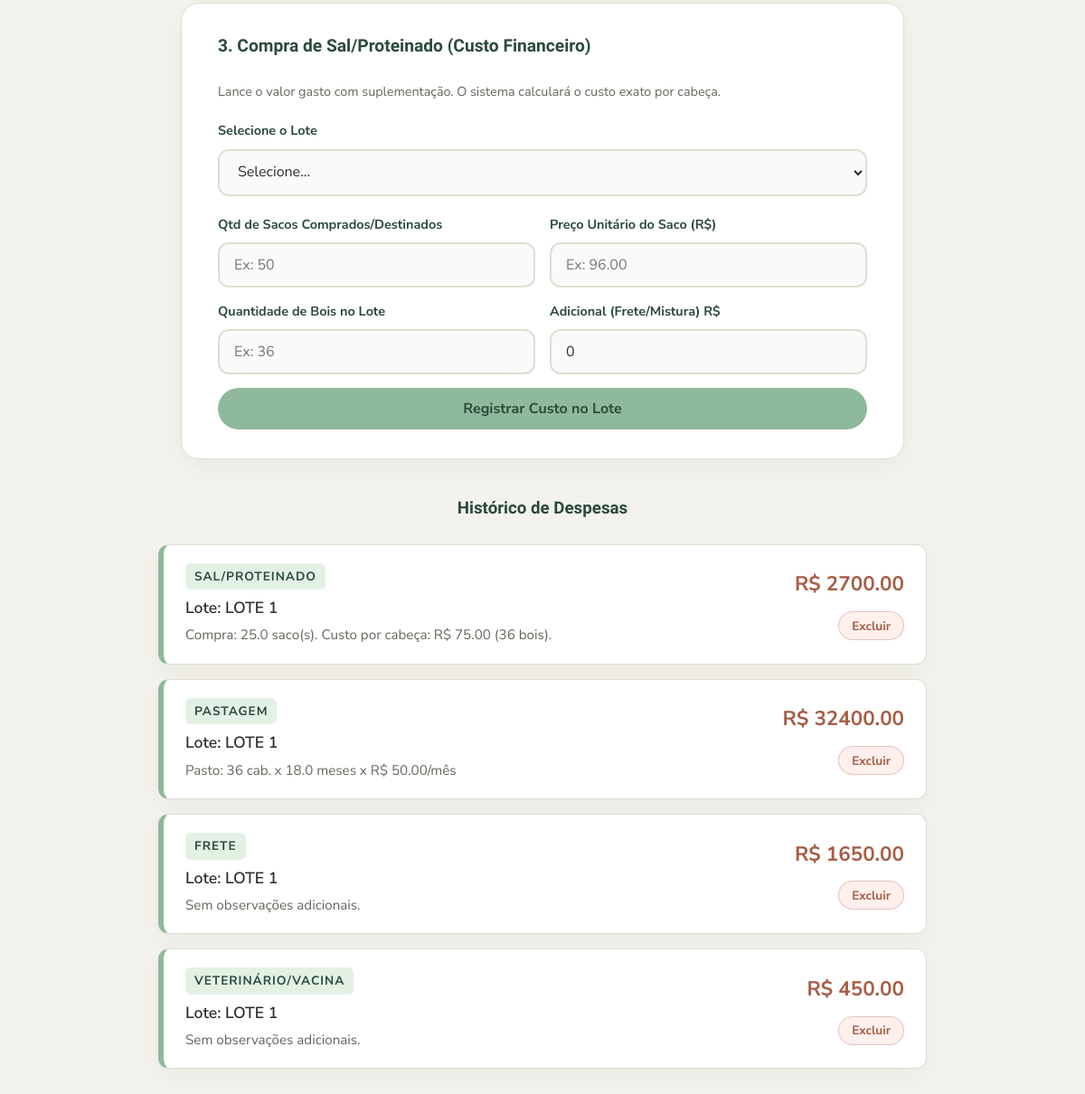
Page /despesas (signed in, lower part) on the earlier database version.
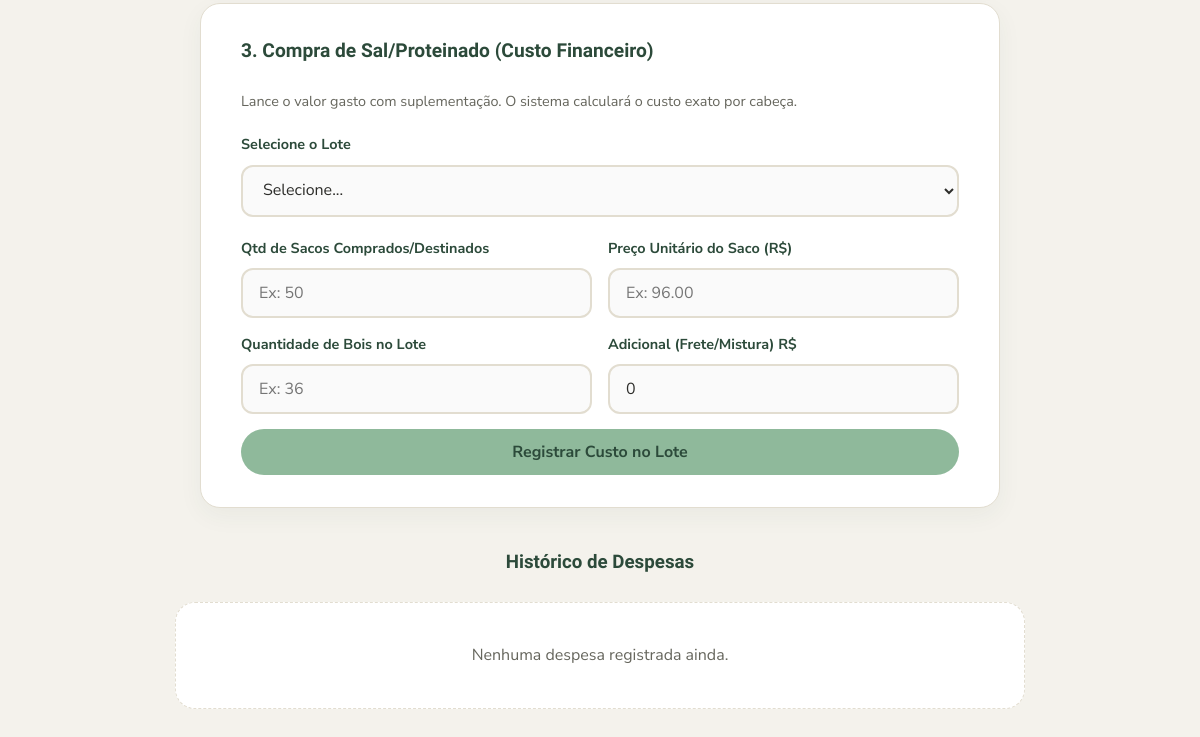
Same page on the later database version.
### tables this page shows
CREATE TABLE despesas (
                    id INTEGER PRIMARY KEY AUTOINCREMENT,
                    lote_id INTEGER,
                    categoria TEXT,
                    valor REAL,
                    observacao TEXT,
                    FOREIGN KEY(lote_id) REFERENCES lotes(id) ON DELETE CASCADE
                );

CREATE TABLE lotes (
                    id INTEGER PRIMARY KEY AUTOINCREMENT,
                    identificacao TEXT NOT NULL,
                    fase_atual TEXT NOT NULL,
                    categoria_animal TEXT,
                    data_inicio TEXT,
                    qtd_cabecas INTEGER,
                    custo_bezerro_unitario REAL,
                    custo_total_compra REAL,
                    valor_venda_total REAL,
                    total_arrobas_vendidas REAL,
                    status TEXT DEFAULT 'Em Andamento'
                );

### app.py (the view, shortened to what this page needs)
@app.route('/despesas', methods=['GET', 'POST'])
def despesas():
    conexao = conectar()
    try:
        lista_despesas = conexao.execute('''
            SELECT despesas.*, lotes.identificacao
            FROM despesas
            JOIN lotes ON despesas.lote_id = lotes.id
            ORDER BY despesas.id DESC
        ''').fetchall()
        lista_lotes = conexao.execute('SELECT * FROM lotes WHERE status = "Em Andamento"').fetchall()
    finally:
        conexao.close()
    return render_template('despesas.html', despesas=lista_despesas, lotes=lista_lotes)

### app.py (called while the page is built)
@app.before_request
def verificar_login():
    rotas_livres = ['login', 'static']
    if request.endpoint not in rotas_livres and 'usuario_id' not in session:
        return redirect(url_for('login'))

### config_banco.py (called while the page is built)
def conectar():
    conexao = sqlite3.connect('dados.db')
    conexao.row_factory = sqlite3.Row
    conexao.execute('PRAGMA foreign_keys = ON;')
    return conexao

### templates/despesas.html (shortened to what this page needs)
{% extends "base.html" %}
{% block conteudo %}
<div class="form-caixa" style="max-width: 800px; margin-left: auto; margin-right: auto; margin-bottom: 40px;">
    <h3>3. Compra de Sal/Proteinado (Custo Financeiro)</h3>
    <p style="font-size: 0.9rem; color: var(--texto-suave); margin-bottom: 20px;">
        Lance o valor gasto com suplementação. O sistema calculará o custo exato por cabeça.
    </p>
    <form action="{{ url_for('despesas') }}" method="POST">
        <div class="campo">
            <label>Selecione o Lote</label>
            <select name="lote_id" required>
                <option value="">Selecione...</option>
            </select>
        </div>
        <div class="form-linha">
            <div class="campo">
                <label>Qtd de Sacos Comprados/Destinados</label>
                <input type="number" step="0.1" name="qtd_sacos" placeholder="Ex: 50" required>
            </div>
            <div class="campo">
                <label>Preço Unitário do Saco (R$)</label>
                <input type="number" step="0.01" name="preco_saco" placeholder="Ex: 96.00" required>
            </div>
        </div>
        <div class="form-linha" style="margin-top: 15px;">
            <div class="campo">
                <label>Quantidade de Bois no Lote</label>
                <input type="number" name="qtd_bois_nutricao" placeholder="Ex: 36" required>
            </div>
            <div class="campo">
                <label>Adicional (Frete/Mistura) R$</label>
                <input type="number" step="0.01" name="valor_adicional" value="0">
            </div>
        </div>
        <button type="submit" style="margin-top: 15px; width: 100%;">Registrar Custo no Lote</button>
    </form>
</div>
<div class="container-historico">
    <h3 style="text-align: center; margin-bottom: 24px;">Histórico de Despesas</h3>
    <div class="lista-despesas">
        {% for despesa in despesas %}
        <div class="card-despesa">
            <div class="despesa-info">
                <span class="despesa-categoria">{{ despesa.categoria }}</span>
                <strong class="despesa-lote">Lote: {{ despesa.identificacao }}</strong>
                <p class="despesa-detalhes">{{ despesa.observacao or 'Sem observações adicionais.' }}</p>
            </div>
            <div class="despesa-acao">
                <strong class="despesa-valor">R$ {{ "%.2f"|format(despesa.valor) }}</strong>
                <form action="{{ url_for('excluir_despesa', id_despesa=despesa.id) }}" method="POST" class="form-excluir" onsubmit="return confirm('Deseja realmente apagar esta despesa?');">
                    <button type="submit" class="btn-tabela-excluir">Excluir</button>
                </form>
            </div>
        </div>
        {% else %}
        <div style="text-align: center; padding: 40px; background-color: var(--branco); border-radius: var(--raio); border: 1px dashed var(--borda);">
            <p style="color: var(--texto-suave); margin: 0;">Nenhuma despesa registrada ainda.</p>
        </div>
        {% endfor %}
    </div>
</div>
{% endblock %}

### templates/base.html (shortened to what this page needs)
<!DOCTYPE html>
<html lang="pt-br">
<head>
    <link rel="stylesheet" href="{{ url_for('static', filename='style.css') }}">
</head>
<body>
    <main class="conteudo">
        {% block conteudo %}{% endblock %}
    </main>
</body>
</html>

### static/style.css (style rules this page uses)
* { box-sizing: border-box; margin: 0; padding: 0; }
:root { --verde-salvia: #8FB99B; --verde-escuro: #2C4A3A; --creme: #F4F2EC; --branco: #FFFFFF; --terracota: #E8B4A0; --terracota-escuro: #A65D45; --texto: #2D2D2A; --texto-suave: #66665D; --borda: #E2DDD0; --raio: 20px; --raio-peq: 12px; --sombra-suave: 0 8px 24px rgba(44, 74, 58, 0.05); --sombra-hover: 0 16px 32px rgba(44, 74, 58, 0.12); --transicao: all 0.3s cubic-bezier(0.25, 0.8, 0.25, 1); }
body { font-family: 'Nunito Sans', Arial, sans-serif; background-color: var(--creme); color: var(--texto); line-height: 1.6; display: flex; flex-direction: column; min-height: 100vh; }
h1, h2, h3, h4 { font-family: 'Baloo 2', 'Nunito Sans', sans-serif; color: var(--verde-escuro); font-weight: 700; text-align: center; margin-bottom: 24px; }
.conteudo { width: 100%; max-width: 1100px; margin: 40px auto; padding: 0 20px; display: flex; flex-direction: column; align-items: center; }
.form-caixa { background-color: var(--branco); border: 1px solid var(--borda); border-radius: var(--raio); padding: 32px 40px; width: 100%; max-width: 600px; margin: 0 auto 32px auto; box-shadow: var(--sombra-suave); }
.form-caixa h3 { margin-bottom: 24px; font-size: 1.2rem; text-align: left; }
.campo { margin-bottom: 20px; width: 100%; }
.campo label { display: block; margin-bottom: 8px; font-weight: 700; font-size: 0.9rem; color: var(--verde-escuro); }
.campo input, .campo select { width: 100%; padding: 12px 16px; border: 2px solid var(--borda); border-radius: var(--raio-peq); font-size: 1rem; font-family: 'Nunito Sans', sans-serif; background-color: #FAFAFA; transition: var(--transicao); color: var(--texto); }
.form-linha { display: grid; grid-template-columns: repeat(auto-fit, minmax(180px, 1fr)); gap: 16px; align-items: end; }
.form-linha .campo { margin-bottom: 0; }
button, .botao { background-color: var(--verde-salvia); color: var(--verde-escuro); border: none; padding: 12px 28px; border-radius: 999px; font-size: 1rem; font-weight: 700; font-family: 'Nunito Sans', sans-serif; cursor: pointer; transition: var(--transicao); display: inline-flex; justify-content: center; align-items: center; text-decoration: none; width: 100%; margin-top: 10px; }
.container-historico { max-width: 850px; margin: 0 auto; width: 100%; }
.lista-despesas { display: flex; flex-direction: column; gap: 16px; }

Differences in the rows shown:
removed despesas: categoria "SAL/PROTEINADO", identificacao "LOTE 1", observacao "Compra: 25.0 saco(s). Custo por cabeça: R$ 75.00 (36 bois).", valor "2700.00"
removed despesas: categoria "PASTAGEM", identificacao "LOTE 1", observacao "Pasto: 36 cab. x 18.0 meses x R$ 50.00/mês", valor "32400.00"
removed despesas: categoria "FRETE", identificacao "LOTE 1", observacao "Sem observações adicionais.", valor "1650.00"
removed despesas: categoria "VETERINÁRIO/VACINA", identificacao "LOTE 1", observacao "Sem observações adicionais.", valor "450.00"
Other differences:
text now shown: "Nenhuma despesa registrada ainda."
